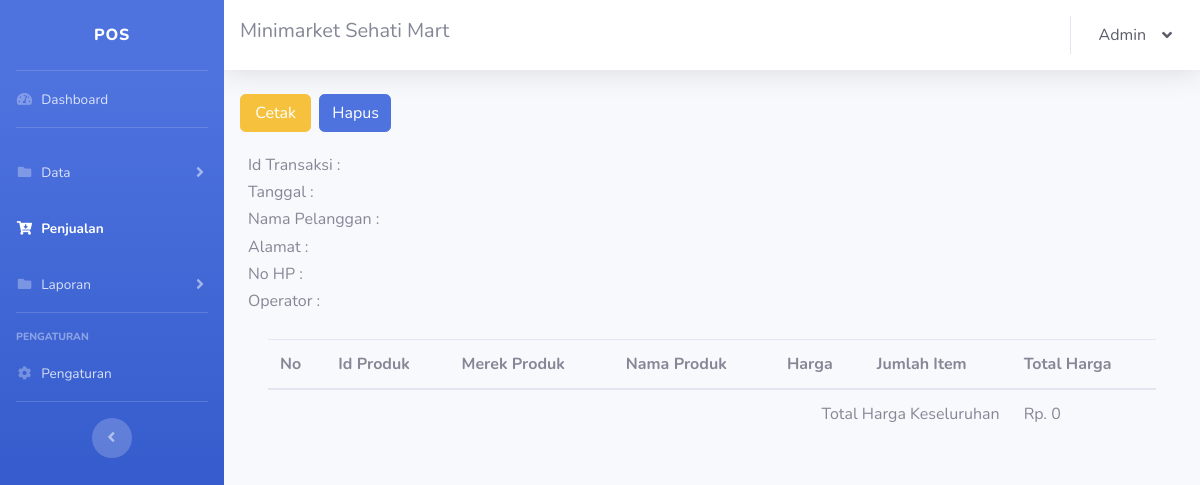
The app's page /penjualan_view.php?transaksi_id=TRNSKS000000004 (signed in), older data.
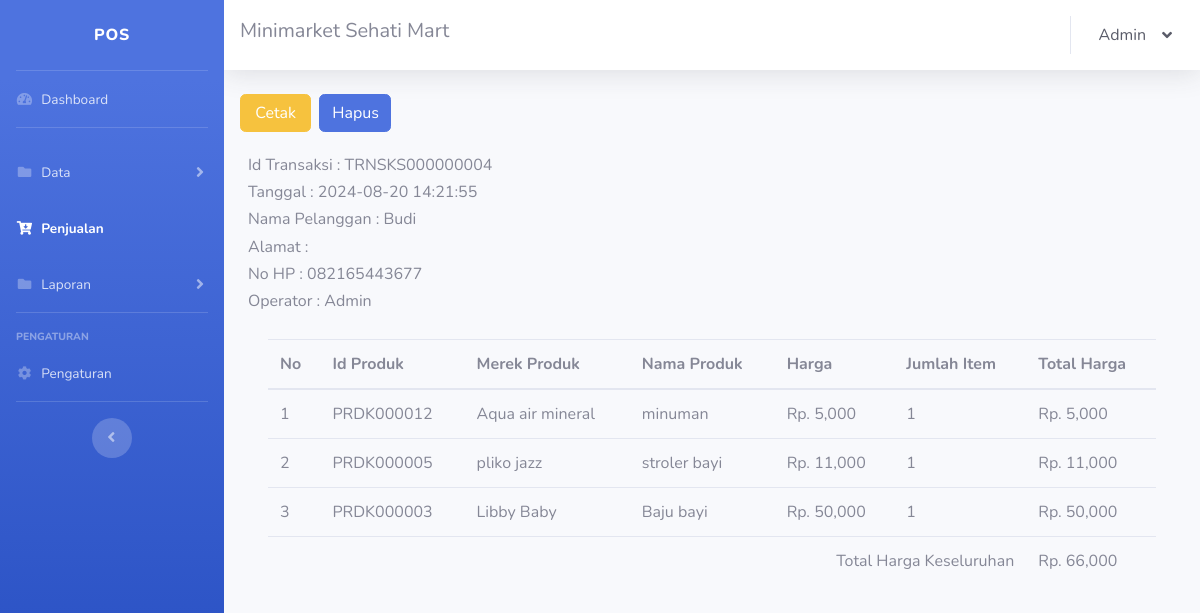
The same page, newer data.
### tables this page shows
CREATE TABLE `tbl_pelanggan` (
  `pelanggan_id` varchar(10) NOT NULL,
  `pelanggan_nama` text NOT NULL,
  `pelanggan_no_hp` varchar(15) NOT NULL
);

CREATE TABLE `tbl_transaksi` (
  `keranjang_id` int NOT NULL,
  `transaksi_id` varchar(15) NOT NULL,
  `tgl_wktu_transaksi` varchar(20) NOT NULL,
  `pelanggan_id` varchar(10) NOT NULL,
  `produk_id` varchar(10) NOT NULL,
  `jumlah_item` int NOT NULL,
  `total_harga_m` int NOT NULL,
  `total_harga` int NOT NULL,
  `total_bayar` int NOT NULL,
  `kembalian` int NOT NULL,
  `diskon` int NOT NULL DEFAULT '0',
  `pengguna` text NOT NULL
);

CREATE TABLE `tbl_produk` (
  `produk_id` varchar(10) NOT NULL,
  `produk_kategori` text NOT NULL,
  `produk_merek` text NOT NULL,
  `produk_nama` text NOT NULL,
  `produk_stok` int NOT NULL,
  `produk_harga_modal` int NOT NULL,
  `produk_harga_jual` int NOT NULL,
  `produk_satuan` varchar(30) NOT NULL
);

### penjualan_view.php (the view, shortened to what the changed rows need)
<!DOCTYPE html>
<html lang="en">
<?php
include 'config.php';
?>
<head>
    <link href="vendor/fontawesome-free/css/all.min.css" rel="stylesheet" type="text/css">
    <link href="css/sb-admin-2.min.css" rel="stylesheet">
</head>
<body id="page-top">
    <div id="wrapper">
        <div id="content-wrapper" class="d-flex flex-column">
            <div id="content">
                <div class="container-fluid">
                    <?php
                    $query = "SELECT transaksi_id, tgl_wktu_transaksi, pelanggan_id, SUM(jumlah_item) AS jumlah_item, SUM(total_harga) AS total_harga, pengguna
FROM tbl_transaksi
WHERE transaksi_id='{$_GET['transaksi_id']}'
GROUP BY transaksi_id, tgl_wktu_transaksi, pelanggan_id, pengguna
";
                    $result = mysqli_query($config, $query);
                    $transaksi = mysqli_fetch_assoc($result);
                    $transaksi_id = $transaksi["transaksi_id"] ?? '';
                    $tgl_wktu_transaksi = $transaksi["tgl_wktu_transaksi"] ?? '';
                    $pelanggan_id = $transaksi["pelanggan_id"] ?? '';
                    $pengguna = $transaksi["pengguna"] ?? '';
                    $query = "SELECT * FROM tbl_pelanggan WHERE pelanggan_id='$pelanggan_id'";
                    $result = mysqli_query($config, $query);
                    $pelanggan = mysqli_fetch_assoc($result);
                    $pelanggan_nama = $pelanggan["pelanggan_nama"] ?? '';
                    $pelanggan_alamat = $pelanggan["pelanggan_alamat"] ?? '';
                    $pelanggan_no_hp = $pelanggan["pelanggan_no_hp"] ?? '';
                    ?>
                    <div class="row my-4">
                        <div class="col-lg-1 px-1">
                        </div>
                        <div class="col-lg-1 px-1">
                        </div>
                    </div>
                    <h6>Id Transaksi : <?= htmlspecialchars($transaksi_id) ?> </h6>
                    <h6>Tanggal : <?= htmlspecialchars($tgl_wktu_transaksi) ?> </h6>
                    <h6>Nama Pelanggan : <?= htmlspecialchars($pelanggan_nama) ?> </h6>
                    <h6>Alamat : <?= htmlspecialchars($pelanggan_alamat) ?> </h6>
                    <h6>No HP : <?= htmlspecialchars($pelanggan_no_hp) ?> </h6>
                    <h6>Operator : <?= htmlspecialchars($pengguna) ?> </h6>
                    <div class="card-body">
                        <div class="table-responsive">
                            <table class="table" width="100%" cellspacing="0">
                                <thead>
                                    <tr>
                                        <th>No</th>
                                        <th>Id Produk</th>
                                        <th>Merek Produk</th>
                                        <th>Nama Produk</th>
                                        <th>Harga</th>
                                        <th>Jumlah Item</th>
                                        <th>Total Harga</th>
                                    </tr>
                                </thead>
                                <tbody>
                                    <?php
                                    $no = 1;
                                    $query = "SELECT * FROM tbl_transaksi WHERE transaksi_id='{$_GET['transaksi_id']}'";
                                    $result = mysqli_query($config, $query);
                                    while ($row = mysqli_fetch_assoc($result)) {
                                        $produk_id = htmlspecialchars($row["produk_id"]);
                                        $jumlah_item = htmlspecialchars($row["jumlah_item"]);
                                        $total_harga = number_format($row["total_harga"], 0);
                                        $query = "SELECT * FROM tbl_produk WHERE produk_id='$produk_id'";
                                        $result_produk = mysqli_query($config, $query);
                                        $produk = mysqli_fetch_assoc($result_produk);
                                        $produk_nama = htmlspecialchars($produk["produk_nama"]);
                                        $produk_merek = htmlspecialchars($produk["produk_merek"]);
                                        $produk_harga_jual = number_format($produk["produk_harga_jual"], 0);
                                        echo "
                                            <tr>
                                                <td>$no</td>
                                                <td>$produk_id</td>
                                                <td>$produk_merek</td>
                                                <td>$produk_nama</td>
                                                <td>Rp. $produk_harga_jual</td>
                                                <td>$jumlah_item</td>
                                                <td>Rp. $total_harga</td>
                                            </tr>
                                        ";
                                        $no++;
                                    }
                                    $query = "SELECT SUM(total_harga) AS total_harga FROM tbl_transaksi WHERE transaksi_id='{$_GET['transaksi_id']}'";
                                    $result = mysqli_query($config, $query);
                                    $total = mysqli_fetch_assoc($result);
                                    $total_harga_keseluruhan = number_format($total["total_harga"], 0);
                                    echo "
                                        <tr>
                                            <td colspan='6' align='right'>Total Harga Keseluruhan</td>
                                            <td>Rp. $total_harga_keseluruhan</td>
                                        </tr>
                                    ";
                                    ?>
                                </tbody>
                            </table>
                        </div>
                    </div>
                </div>
            </div>
        </div>
</body>
</html>

Row changes from the older to the newer data that the page shows:
now on this page (row edited): tbl_pelanggan: pelanggan_nama "Budi", pelanggan_no_hp "082165443677"
added tbl_transaksi: produk "PRDK000012", produk.produk_merek "Aqua air mineral", produk.produk_nama "minuman", produk.produk_harga_jual "5,000", jumlah_item "1", total_harga "5,000"
added tbl_transaksi: produk "PRDK000005", produk.produk_merek "pliko jazz", produk.produk_nama "stroler bayi", produk.produk_harga_jual "11,000", jumlah_item "1", total_harga "11,000"
added tbl_transaksi: produk "PRDK000003", produk.produk_merek "Libby Baby", produk.produk_nama "Baju bayi", produk.produk_harga_jual "50,000", jumlah_item "1", total_harga "50,000"
Text that changed along with them:
$transaksi_id: (not shown) → "TRNSKS000000004"
$tgl_wktu_transaksi: (not shown) → "2024-08-20 14:21:55"
$pengguna: (not shown) → "Admin"
$total_harga_keseluruhan: "0" → "66,000"
